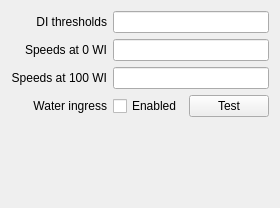
        <widget class="QWidget" name="water_tab">
         <attribute name="title">
          <string>Water</string>
         </attribute>
         <layout class="QGridLayout" name="gridLayout_7">
          <item row="4" column="1">
           <widget class="QLineEdit" name="waterSpeed1"/>
          </item>
          <item row="2" column="1">
           <widget class="QLineEdit" name="waterThresholds"/>
          </item>
          <item row="8" column="0">
           <widget class="QLabel" name="label_41">
            <property name="sizePolicy">
             <sizepolicy hsizetype="Preferred" vsizetype="Fixed">
              <horstretch>0</horstretch>
              <verstretch>0</verstretch>
             </sizepolicy>
            </property>
            <property name="text">
             <string/>
            </property>
            <property name="alignment">
             <set>Qt::AlignRight|Qt::AlignTrailing|Qt::AlignVCenter</set>
            </property>
           </widget>
          </item>
          <item row="3" column="0">
           <widget class="QLabel" name="label_34">
            <property name="sizePolicy">
             <sizepolicy hsizetype="Preferred" vsizetype="Fixed">
              <horstretch>0</horstretch>
              <verstretch>0</verstretch>
             </sizepolicy>
            </property>
            <property name="text">
             <string>Speeds at 0 WI</string>
            </property>
            <property name="alignment">
             <set>Qt::AlignRight|Qt::AlignTrailing|Qt::AlignVCenter</set>
            </property>
           </widget>
          </item>
          <item row="5" column="1">
           <layout class="QHBoxLayout" name="horizontalLayout_26">
            <property name="sizeConstraint">
             <enum>QLayout::SetMinimumSize</enum>
            </property>
            <item>
             <widget class="QCheckBox" name="waterEnabled">
              <property name="sizePolicy">
               <sizepolicy hsizetype="Minimum" vsizetype="Minimum">
                <horstretch>0</horstretch>
                <verstretch>0</verstretch>
               </sizepolicy>
              </property>
              <property name="layoutDirection">
               <enum>Qt::LeftToRight</enum>
              </property>
              <property name="text">
               <string>Enabled</string>
              </property>
             </widget>
            </item>
            <item>
             <widget class="QPushButton" name="testWaterIngressButton">
              <property name="sizePolicy">
               <sizepolicy hsizetype="Minimum" vsizetype="Minimum">
                <horstretch>0</horstretch>
                <verstretch>0</verstretch>
               </sizepolicy>
              </property>
              <property name="text">
               <string>Test</string>
              </property>
             </widget>
            </item>
           </layout>
          </item>
          <item row="9" column="0">
           <widget class="QLabel" name="label_45">
            <property name="sizePolicy">
             <sizepolicy hsizetype="Preferred" vsizetype="Fixed">
              <horstretch>0</horstretch>
              <verstretch>0</verstretch>
             </sizepolicy>
            </property>
            <property name="text">
             <string/>
            </property>
            <property name="alignment">
             <set>Qt::AlignRight|Qt::AlignTrailing|Qt::AlignVCenter</set>
            </property>
           </widget>
          </item>
          <item row="2" column="0">
           <widget class="QLabel" name="label_33">
            <property name="sizePolicy">
             <sizepolicy hsizetype="Preferred" vsizetype="Fixed">
              <horstretch>0</horstretch>
              <verstretch>0</verstretch>
             </sizepolicy>
            </property>
            <property name="text">
             <string>DI thresholds</string>
            </property>
            <property name="alignment">
             <set>Qt::AlignRight|Qt::AlignTrailing|Qt::AlignVCenter</set>
            </property>
           </widget>
          </item>
          <item row="7" column="0">
           <widget class="QLabel" name="label_46">
            <property name="sizePolicy">
             <sizepolicy hsizetype="Preferred" vsizetype="Fixed">
              <horstretch>0</horstretch>
              <verstretch>0</verstretch>
             </sizepolicy>
            </property>
            <property name="text">
             <string/>
            </property>
            <property name="alignment">
             <set>Qt::AlignRight|Qt::AlignTrailing|Qt::AlignVCenter</set>
            </property>
           </widget>
          </item>
          <item row="6" column="0">
           <widget class="QLabel" name="label_40">
            <property name="sizePolicy">
             <sizepolicy hsizetype="Preferred" vsizetype="Fixed">
              <horstretch>0</horstretch>
              <verstretch>0</verstretch>
             </sizepolicy>
            </property>
            <property name="text">
             <string/>
            </property>
            <property name="alignment">
             <set>Qt::AlignRight|Qt::AlignTrailing|Qt::AlignVCenter</set>
            </property>
           </widget>
          </item>
          <item row="3" column="1">
           <widget class="QLineEdit" name="waterSpeed0"/>
          </item>
          <item row="4" column="0">
           <widget class="QLabel" name="label_35">
            <property name="sizePolicy">
             <sizepolicy hsizetype="Preferred" vsizetype="Fixed">
              <horstretch>0</horstretch>
              <verstretch>0</verstretch>
             </sizepolicy>
            </property>
            <property name="text">
             <string>Speeds at 100 WI</string>
            </property>
            <property name="alignment">
             <set>Qt::AlignRight|Qt::AlignTrailing|Qt::AlignVCenter</set>
            </property>
           </widget>
          </item>
          <item row="5" column="0">
           <widget class="QLabel" name="label_36">
            <property name="sizePolicy">
             <sizepolicy hsizetype="Preferred" vsizetype="Fixed">
              <horstretch>0</horstretch>
              <verstretch>0</verstretch>
             </sizepolicy>
            </property>
            <property name="text">
             <string>Water ingress</string>
            </property>
            <property name="alignment">
             <set>Qt::AlignRight|Qt::AlignTrailing|Qt::AlignVCenter</set>
            </property>
           </widget>
          </item>
         </layout>
        </widget>
